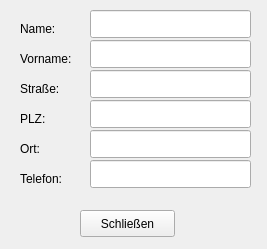
<?xml version="1.0" encoding="UTF-8"?>
<ui version="4.0">
 <class>KundeDetail</class>
 <widget class="QWidget" name="KundeDetail">
  <property name="windowModality">
   <enum>Qt::ApplicationModal</enum>
  </property>
  <property name="geometry">
   <rect>
    <x>0</x>
    <y>0</y>
    <width>267</width>
    <height>249</height>
   </rect>
  </property>
  <property name="windowTitle">
   <string>Detailansicht Kunde</string>
  </property>
  <widget class="QLabel" name="label_3">
   <property name="geometry">
    <rect>
     <x>20</x>
     <y>80</y>
     <width>54</width>
     <height>18</height>
    </rect>
   </property>
   <property name="text">
    <string>Straße:</string>
   </property>
  </widget>
  <widget class="QLineEdit" name="lineEditPLZ">
   <property name="geometry">
    <rect>
     <x>90</x>
     <y>100</y>
     <width>161</width>
     <height>28</height>
    </rect>
   </property>
   <property name="readOnly">
    <bool>true</bool>
   </property>
  </widget>
  <widget class="QPushButton" name="buttonSchliessen">
   <property name="geometry">
    <rect>
     <x>80</x>
     <y>210</y>
     <width>95</width>
     <height>27</height>
    </rect>
   </property>
   <property name="text">
    <string>Schließen</string>
   </property>
  </widget>
  <widget class="QLineEdit" name="lineEditStrasse">
   <property name="geometry">
    <rect>
     <x>90</x>
     <y>70</y>
     <width>161</width>
     <height>28</height>
    </rect>
   </property>
   <property name="readOnly">
    <bool>true</bool>
   </property>
  </widget>
  <widget class="QLineEdit" name="lineEditOrt">
   <property name="geometry">
    <rect>
     <x>90</x>
     <y>130</y>
     <width>161</width>
     <height>28</height>
    </rect>
   </property>
   <property name="readOnly">
    <bool>true</bool>
   </property>
  </widget>
  <widget class="QLabel" name="label">
   <property name="geometry">
    <rect>
     <x>20</x>
     <y>20</y>
     <width>54</width>
     <height>18</height>
    </rect>
   </property>
   <property name="text">
    <string>Name:</string>
   </property>
  </widget>
  <widget class="QLineEdit" name="lineEditVorname">
   <property name="geometry">
    <rect>
     <x>90</x>
     <y>40</y>
     <width>161</width>
     <height>28</height>
    </rect>
   </property>
   <property name="readOnly">
    <bool>true</bool>
   </property>
  </widget>
  <widget class="QLabel" name="label_4">
   <property name="geometry">
    <rect>
     <x>20</x>
     <y>110</y>
     <width>54</width>
     <height>18</height>
    </rect>
   </property>
   <property name="text">
    <string>PLZ:</string>
   </property>
  </widget>
  <widget class="QLabel" name="label_5">
   <property name="geometry">
    <rect>
     <x>20</x>
     <y>140</y>
     <width>54</width>
     <height>18</height>
    </rect>
   </property>
   <property name="text">
    <string>Ort:</string>
   </property>
  </widget>
  <widget class="QLabel" name="label_6">
   <property name="geometry">
    <rect>
     <x>20</x>
     <y>170</y>
     <width>54</width>
     <height>18</height>
    </rect>
   </property>
   <property name="text">
    <string>Telefon:</string>
   </property>
  </widget>
  <widget class="QLineEdit" name="lineEditTelefon">
   <property name="geometry">
    <rect>
     <x>90</x>
     <y>160</y>
     <width>161</width>
     <height>28</height>
    </rect>
   </property>
   <property name="readOnly">
    <bool>true</bool>
   </property>
  </widget>
  <widget class="QLineEdit" name="lineEditName">
   <property name="geometry">
    <rect>
     <x>90</x>
     <y>10</y>
     <width>161</width>
     <height>28</height>
    </rect>
   </property>
   <property name="readOnly">
    <bool>true</bool>
   </property>
  </widget>
  <widget class="QLabel" name="label_2">
   <property name="geometry">
    <rect>
     <x>20</x>
     <y>50</y>
     <width>54</width>
     <height>18</height>
    </rect>
   </property>
   <property name="text">
    <string>Vorname:</string>
   </property>
  </widget>
 </widget>
 <tabstops>
  <tabstop>lineEditName</tabstop>
  <tabstop>lineEditVorname</tabstop>
  <tabstop>lineEditStrasse</tabstop>
  <tabstop>lineEditPLZ</tabstop>
  <tabstop>lineEditOrt</tabstop>
  <tabstop>lineEditTelefon</tabstop>
  <tabstop>buttonSchliessen</tabstop>
 </tabstops>
 <resources/>
 <connections/>
</ui>
